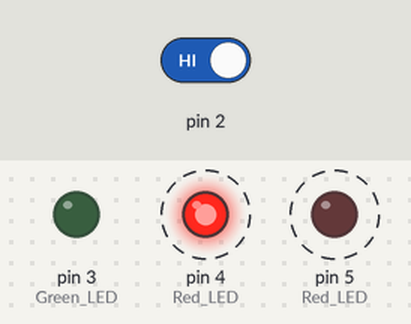
Bench run of a sketch on a simulated Arduino Uno, built with avr-gcc and run on an emulated ATmega328P. Parts: output pins drawn as LEDs (lit = HIGH). Dashed ring = blinking. Inputs (shaded band) come from the test bench; at power-on: pin 2 HIGH.

Above: at 2.8 s.
2.9 s: pin 2 driven LOW
At 3.8 s:
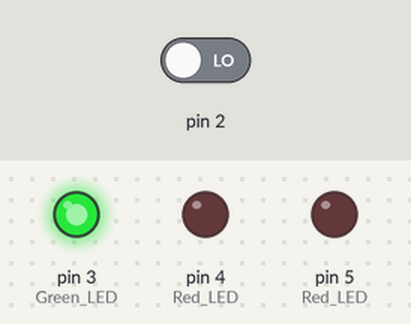
4.5 s: pin 2 driven HIGH
At 4.9 s:
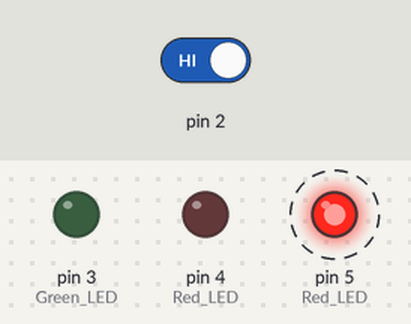
Timing chart, 0 to 14.5 s (numbered marks = the images above; inputs shaded):
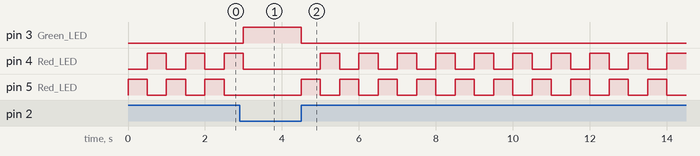

The sketch:

spaceship_interface.ino
```cpp
int switchState = 0;

void setup() {
  // Define which pins are input / output
  pinMode(2, INPUT);
  pinMode(3, OUTPUT); // Green LED
  pinMode(4, OUTPUT); // Red LED #1
  pinMode(5, OUTPUT); // Red LED #2
}

void loop() { // Loops runs thousands of times each second
  // put your main code here, to run repeatedly:
  switchState = digitalRead(2); // check the chosen PIN vor Voltage

  if(switchState == LOW){
    digitalWrite(3, HIGH); // Turn Green LED on
    digitalWrite(4, LOW);
    digitalWrite(5, LOW);
  } else {
    digitalWrite(3, LOW);
    digitalWrite(4, LOW);
    digitalWrite(5, HIGH); // Turn Red LED #2 on

    delay(500); // Note: Arduino stops doing anything for the given period of time

    digitalWrite(4, HIGH); // Turn Red LED #1 on
    digitalWrite(5, LOW);

    delay(500);
  }
}
```

Measured:
- after the input at 2.9 s, pin 3 (Green_LED): LOW → HIGH after 0.10 s; pin 4 (Red_LED): goes on until 3.0 s, then stays LOW; pin 5 (Red_LED): stays LOW (without the input it goes to HIGH after 0.10 s)
- after the input at 4.5 s, pin 3 (Green_LED): HIGH → LOW at once; pin 4 (Red_LED): alternates HIGH for 0.50 s and LOW for 0.50 s, starting after 0.50 s; pin 5 (Red_LED): alternates HIGH for 0.50 s and LOW for 0.50 s, starting at once
- by itself, pin 4 (Red_LED), pin 5 (Red_LED): alternates HIGH for 0.50 s and LOW for 0.50 s
